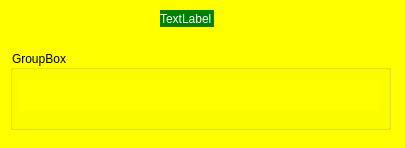
<?xml version="1.0" encoding="UTF-8"?>
<ui version="4.0">
 <class>CarList</class>
 <widget class="QWidget" name="CarList">
  <property name="geometry">
   <rect>
    <x>0</x>
    <y>0</y>
    <width>405</width>
    <height>148</height>
   </rect>
  </property>
  <property name="windowTitle">
   <string>Form</string>
  </property>
  <property name="styleSheet">
   <string notr="true">background: yellow;</string>
  </property>
  <widget class="QLabel" name="label">
   <property name="geometry">
    <rect>
     <x>160</x>
     <y>10</y>
     <width>54</width>
     <height>17</height>
    </rect>
   </property>
   <property name="styleSheet">
    <string notr="true">color: white; background: green;</string>
   </property>
   <property name="text">
    <string>TextLabel</string>
   </property>
  </widget>
  <widget class="QGroupBox" name="groupBox">
   <property name="geometry">
    <rect>
     <x>10</x>
     <y>50</y>
     <width>381</width>
     <height>80</height>
    </rect>
   </property>
   <property name="title">
    <string>GroupBox</string>
   </property>
   <widget class="QWidget" name="horizontalLayoutWidget">
    <property name="geometry">
     <rect>
      <x>9</x>
      <y>30</y>
      <width>361</width>
      <height>31</height>
     </rect>
    </property>
    <layout class="QHBoxLayout" name="horizontalLayout"/>
   </widget>
  </widget>
 </widget>
 <resources/>
 <connections/>
</ui>
